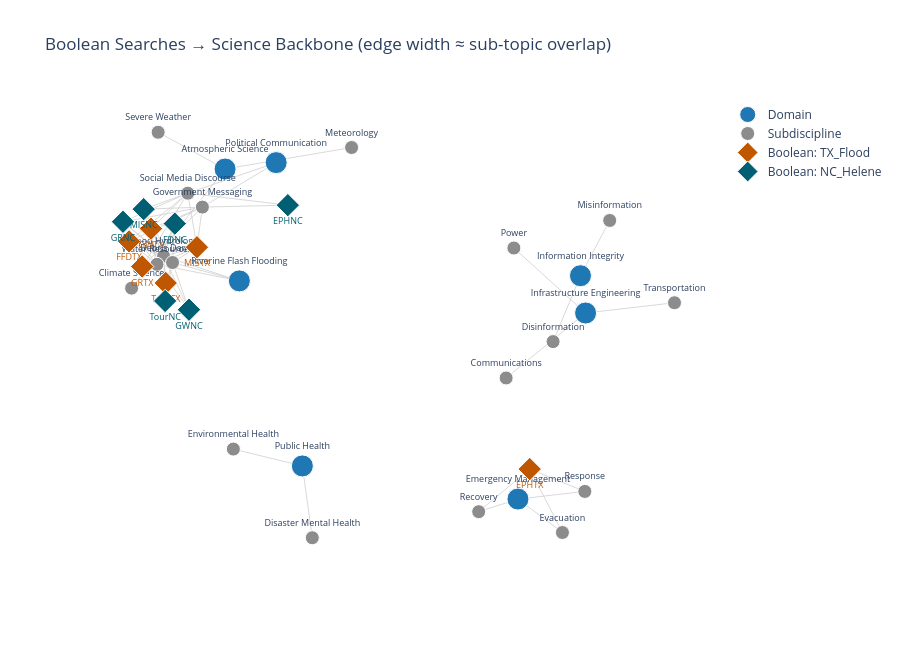

This figure's notebook cell:
### Markdown cell above
### 5.2 Network visualization — domains, subdisciplines, and boolean searches

Nodes: science domains (blue), subdisciplines (gray), and boolean searches (colored by event). Edges connect each boolean search to the science backbone nodes its sub-topics map to, with edge width proportional to how many sub-topics land on that node. Hover to see details; the figure renders inline and is also saved to `OUTPUT_DIR` as an HTML file.

### Code cell
def _node_subs(node):
    """Extract subdisciplines list from a backbone node, handling either shape."""
    if not isinstance(node, dict):
        return ["General"]
    return node.get("subdisciplines") or node.get("subs") or ["General"]

def build_network(subtopics_df, backbone):
    G = nx.Graph()
    # Add backbone nodes
    for domain, node in backbone.items():
        G.add_node(domain, kind="domain")
        for sub in _node_subs(node):
            G.add_node(sub, kind="subdiscipline")
            G.add_edge(domain, sub, weight=1)
    # Add boolean-search nodes and connect to subdisciplines via sub-topic mappings
    for bs_name, grp in subtopics_df.groupby("boolean_search"):
        event = grp["event"].iloc[0]
        G.add_node(bs_name, kind="boolean", event=event)
        for _, row in grp.iterrows():
            for domain, sub, score in row["backbone_mapping"]:
                if sub in G:
                    w = G[bs_name].get(sub, {}).get("weight", 0) + score
                    G.add_edge(bs_name, sub, weight=w)
    return G

G = build_network(subtopics_df, SCIENCE_BACKBONE)
pos = nx.spring_layout(G, seed=42, k=0.8, iterations=100)

EVENT_COLORS = {"TX_Flood": "#BF5700", "NC_Helene": "#005f73", "LA_Fires": "#c1121f", "Multi": "#6a4c93"}
KIND_COLORS  = {"domain": "#1f77b4", "subdiscipline": "#8c8c8c"}

edge_x, edge_y = [], []
for u, v in G.edges():
    edge_x += [pos[u][0], pos[v][0], None]
    edge_y += [pos[u][1], pos[v][1], None]

traces = [go.Scatter(x=edge_x, y=edge_y, mode="lines",
                     line=dict(color="#d0d0d0", width=0.8), hoverinfo="none", showlegend=False)]

for kind in ["domain", "subdiscipline"]:
    nodes = [n for n, d in G.nodes(data=True) if d.get("kind") == kind]
    traces.append(go.Scatter(
        x=[pos[n][0] for n in nodes], y=[pos[n][1] for n in nodes], mode="markers+text",
        marker=dict(size=22 if kind=="domain" else 14, color=KIND_COLORS[kind], line=dict(color="white", width=1)),
        text=nodes, textposition="top center", textfont=dict(size=9),
        hoverinfo="text", name=kind.capitalize()))

for event, color in EVENT_COLORS.items():
    nodes = [n for n, d in G.nodes(data=True) if d.get("kind")=="boolean" and d.get("event")==event]
    if not nodes: continue
    traces.append(go.Scatter(
        x=[pos[n][0] for n in nodes], y=[pos[n][1] for n in nodes], mode="markers+text",
        marker=dict(size=18, color=color, symbol="diamond", line=dict(color="white", width=1)),
        text=nodes, textposition="bottom center", textfont=dict(size=9, color=color),
        hoverinfo="text", name=f"Boolean: {event}"))

fig_network = go.Figure(traces, layout=go.Layout(
    title="Boolean Searches → Science Backbone (edge width ≈ sub-topic overlap)",
    showlegend=True, hovermode="closest", height=650,
    xaxis=dict(showgrid=False, zeroline=False, showticklabels=False),
    yaxis=dict(showgrid=False, zeroline=False, showticklabels=False),
    plot_bgcolor="white"))
fig_network.write_html(str(OUTPUT_DIR / "network_boolean_backbone.html"), include_plotlyjs="cdn")
fig_network.show()
print(f"✓ Saved: {OUTPUT_DIR / 'network_boolean_backbone.html'}")

### Figure 1 — Plotly figure (JSON) as saved in the notebook; plotly's stock layout.template omitted (floating-point values rounded to 4 significant figures; data arrays with more than 128 entries replaced by an {"elided": "..."} marker saying what was removed)
{"data": [{"hoverinfo": "none", "line": {"color": "#d0d0d0", "width": 0.8}, "mode": "lines", "showlegend": false, "type": "scatter", "x": {"elided": "195 float values"}, "y": {"elided": "195 float values"}}, {"hoverinfo": "text", "marker": {"color": "#1f77b4", "line": {"color": "white", "width": 1}, "size": 22}, "mode": "markers+text", "name": "Domain", "text": ["Atmospheric Science", "Riverine Flash Flooding", "Emergency Management", "Public Health", "Infrastructure Engineering", "Political Communication", "Information Integrity"], "textfont": {"size": 9}, "textposition": "top center", "type": "scatter", "x": [-0.2523, -0.2125, 0.5638, -0.03698, 0.7522, -0.11, 0.738], "y": [0.4241, 0.06458, -0.6364, -0.5299, -0.03858, 0.4446, 0.08123]}, {"hoverinfo": "text", "marker": {"color": "#8c8c8c", "line": {"color": "white", "width": 1}, "size": 14}, "mode": "markers+text", "name": "Subdiscipline", "text": ["Meteorology", "Climate Science", "Severe Weather", "Flood Hydrology", "Water Resources", "Debris Damage", "Response", "Evacuation", "Recovery", "Environmental Health", "Disaster Mental Health", "Power", "Transportation", "Communications", "Government Messaging", "Social Media Discourse", "Misinformation", "Disinformation"], "textfont": {"size": 9}, "textposition": "top center", "type": "scatter", "x": [0.1002, -0.5128, -0.4389, -0.4238, -0.4421, -0.3988, 0.7501, 0.6877, 0.4544, -0.2293, -0.009302, 0.5525, 1, 0.5308, -0.3156, -0.3563, 0.8194, 0.6616], "y": [0.4932, 0.04126, 0.5422, 0.1442, 0.1178, 0.1236, -0.6118, -0.7438, -0.6769, -0.4757, -0.7606, 0.1703, -0.005575, -0.2473, 0.3016, 0.3464, 0.2588, -0.1304]}, {"hoverinfo": "text", "marker": {"color": "#BF5700", "line": {"color": "white", "width": 1}, "size": 18, "symbol": "diamond"}, "mode": "markers+text", "name": "Boolean: TX_Flood", "text": ["EPHTX", "FFDTX", "GRTX", "GWTX", "MISTX", "TourTX"], "textfont": {"color": "#BF5700", "size": 9}, "textposition": "bottom center", "type": "scatter", "x": [0.5966, -0.5199, -0.4833, -0.4589, -0.3307, -0.4177], "y": [-0.54, 0.1915, 0.1107, 0.2324, 0.1729, 0.05777]}, {"hoverinfo": "text", "marker": {"color": "#005f73", "line": {"color": "white", "width": 1}, "size": 18, "symbol": "diamond"}, "mode": "markers+text", "name": "Boolean: NC_Helene", "text": ["EPHNC", "FDNC", "GRNC", "GWNC", "MISNC", "TourNC"], "textfont": {"color": "#005f73", "size": 9}, "textposition": "bottom center", "type": "scatter", "x": [-0.07747, -0.3925, -0.5368, -0.3529, -0.4791, -0.4194], "y": [0.3079, 0.2485, 0.2545, -0.02806, 0.2951, 5.66e-05]}], "layout": {"height": 650, "hovermode": "closest", "plot_bgcolor": "white", "showlegend": true, "title": {"text": "Boolean Searches → Science Backbone (edge width ≈ sub-topic overlap)"}, "xaxis": {"showgrid": false, "showticklabels": false, "zeroline": false}, "yaxis": {"showgrid": false, "showticklabels": false, "zeroline": false}}}
